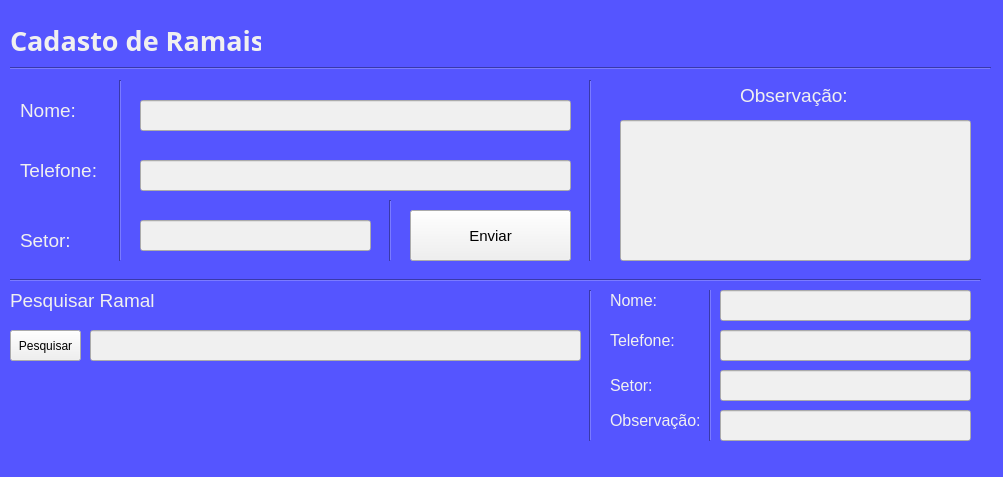
<?xml version="1.0" encoding="UTF-8"?>
<ui version="4.0">
 <class>MainWindow</class>
 <widget class="QMainWindow" name="MainWindow">
  <property name="geometry">
   <rect>
    <x>0</x>
    <y>0</y>
    <width>1003</width>
    <height>477</height>
   </rect>
  </property>
  <property name="windowTitle">
   <string>MainWindow</string>
  </property>
  <property name="styleSheet">
   <string notr="true">background-color: rgb(85, 85, 255);</string>
  </property>
  <widget class="QWidget" name="centralwidget">
   <widget class="QLabel" name="label">
    <property name="geometry">
     <rect>
      <x>10</x>
      <y>10</y>
      <width>251</width>
      <height>61</height>
     </rect>
    </property>
    <property name="font">
     <font>
      <family>Bahnschrift SemiBold SemiConden</family>
      <pointsize>20</pointsize>
      <weight>75</weight>
      <bold>true</bold>
     </font>
    </property>
    <property name="styleSheet">
     <string notr="true">color: rgb(240, 240, 240);</string>
    </property>
    <property name="text">
     <string>Cadasto de Ramais</string>
    </property>
   </widget>
   <widget class="QLabel" name="label_2">
    <property name="geometry">
     <rect>
      <x>20</x>
      <y>80</y>
      <width>71</width>
      <height>61</height>
     </rect>
    </property>
    <property name="font">
     <font>
      <pointsize>14</pointsize>
     </font>
    </property>
    <property name="styleSheet">
     <string notr="true">color: rgb(240, 240, 240);</string>
    </property>
    <property name="text">
     <string>Nome:</string>
    </property>
   </widget>
   <widget class="Line" name="line">
    <property name="geometry">
     <rect>
      <x>10</x>
      <y>60</y>
      <width>981</width>
      <height>16</height>
     </rect>
    </property>
    <property name="styleSheet">
     <string notr="true"/>
    </property>
    <property name="orientation">
     <enum>Qt::Horizontal</enum>
    </property>
   </widget>
   <widget class="QLabel" name="label_3">
    <property name="geometry">
     <rect>
      <x>20</x>
      <y>140</y>
      <width>101</width>
      <height>61</height>
     </rect>
    </property>
    <property name="font">
     <font>
      <pointsize>14</pointsize>
     </font>
    </property>
    <property name="styleSheet">
     <string notr="true">color: rgb(240, 240, 240);</string>
    </property>
    <property name="text">
     <string>Telefone:</string>
    </property>
   </widget>
   <widget class="QLabel" name="label_4">
    <property name="geometry">
     <rect>
      <x>20</x>
      <y>210</y>
      <width>101</width>
      <height>61</height>
     </rect>
    </property>
    <property name="font">
     <font>
      <pointsize>14</pointsize>
     </font>
    </property>
    <property name="styleSheet">
     <string notr="true">color: rgb(240, 240, 240);</string>
    </property>
    <property name="text">
     <string>Setor:</string>
    </property>
   </widget>
   <widget class="Line" name="line_2">
    <property name="geometry">
     <rect>
      <x>110</x>
      <y>80</y>
      <width>20</width>
      <height>181</height>
     </rect>
    </property>
    <property name="orientation">
     <enum>Qt::Vertical</enum>
    </property>
   </widget>
   <widget class="Line" name="line_3">
    <property name="geometry">
     <rect>
      <x>10</x>
      <y>270</y>
      <width>971</width>
      <height>20</height>
     </rect>
    </property>
    <property name="orientation">
     <enum>Qt::Horizontal</enum>
    </property>
   </widget>
   <widget class="QLabel" name="label_5">
    <property name="geometry">
     <rect>
      <x>740</x>
      <y>80</y>
      <width>141</width>
      <height>31</height>
     </rect>
    </property>
    <property name="font">
     <font>
      <pointsize>14</pointsize>
     </font>
    </property>
    <property name="styleSheet">
     <string notr="true">color: rgb(240, 240, 240);</string>
    </property>
    <property name="text">
     <string>Observação:</string>
    </property>
   </widget>
   <widget class="Line" name="line_4">
    <property name="geometry">
     <rect>
      <x>580</x>
      <y>80</y>
      <width>20</width>
      <height>181</height>
     </rect>
    </property>
    <property name="orientation">
     <enum>Qt::Vertical</enum>
    </property>
   </widget>
   <widget class="QPushButton" name="pushButton">
    <property name="geometry">
     <rect>
      <x>410</x>
      <y>210</y>
      <width>161</width>
      <height>51</height>
     </rect>
    </property>
    <property name="font">
     <font>
      <pointsize>11</pointsize>
     </font>
    </property>
    <property name="styleSheet">
     <string notr="true">background-color: rgb(240, 240, 240);</string>
    </property>
    <property name="text">
     <string>Enviar</string>
    </property>
   </widget>
   <widget class="Line" name="line_5">
    <property name="geometry">
     <rect>
      <x>380</x>
      <y>200</y>
      <width>20</width>
      <height>61</height>
     </rect>
    </property>
    <property name="orientation">
     <enum>Qt::Vertical</enum>
    </property>
   </widget>
   <widget class="QLineEdit" name="lineEdit">
    <property name="geometry">
     <rect>
      <x>140</x>
      <y>100</y>
      <width>431</width>
      <height>31</height>
     </rect>
    </property>
    <property name="styleSheet">
     <string notr="true">background-color: rgb(240, 240, 240);</string>
    </property>
   </widget>
   <widget class="QLineEdit" name="lineEdit_2">
    <property name="geometry">
     <rect>
      <x>140</x>
      <y>160</y>
      <width>431</width>
      <height>31</height>
     </rect>
    </property>
    <property name="styleSheet">
     <string notr="true">background-color: rgb(240, 240, 240);</string>
    </property>
   </widget>
   <widget class="QLineEdit" name="lineEdit_3">
    <property name="geometry">
     <rect>
      <x>620</x>
      <y>120</y>
      <width>351</width>
      <height>141</height>
     </rect>
    </property>
    <property name="styleSheet">
     <string notr="true">background-color: rgb(240, 240, 240);</string>
    </property>
   </widget>
   <widget class="QLineEdit" name="lineEdit_4">
    <property name="geometry">
     <rect>
      <x>140</x>
      <y>220</y>
      <width>231</width>
      <height>31</height>
     </rect>
    </property>
    <property name="styleSheet">
     <string notr="true">background-color: rgb(240, 240, 240);</string>
    </property>
   </widget>
   <widget class="QPushButton" name="pushButton_2">
    <property name="geometry">
     <rect>
      <x>10</x>
      <y>330</y>
      <width>71</width>
      <height>31</height>
     </rect>
    </property>
    <property name="styleSheet">
     <string notr="true">background-color: rgb(240, 240, 240);</string>
    </property>
    <property name="text">
     <string>Pesquisar</string>
    </property>
   </widget>
   <widget class="QLineEdit" name="lineEdit_5">
    <property name="geometry">
     <rect>
      <x>90</x>
      <y>330</y>
      <width>491</width>
      <height>31</height>
     </rect>
    </property>
    <property name="styleSheet">
     <string notr="true">background-color: rgb(240, 240, 240);</string>
    </property>
   </widget>
   <widget class="QLabel" name="label_6">
    <property name="geometry">
     <rect>
      <x>10</x>
      <y>290</y>
      <width>161</width>
      <height>21</height>
     </rect>
    </property>
    <property name="font">
     <font>
      <pointsize>14</pointsize>
     </font>
    </property>
    <property name="styleSheet">
     <string notr="true">color: rgb(240, 240, 240);</string>
    </property>
    <property name="text">
     <string>Pesquisar Ramal</string>
    </property>
   </widget>
   <widget class="QLabel" name="label_11">
    <property name="geometry">
     <rect>
      <x>610</x>
      <y>290</y>
      <width>61</width>
      <height>21</height>
     </rect>
    </property>
    <property name="font">
     <font>
      <pointsize>12</pointsize>
     </font>
    </property>
    <property name="styleSheet">
     <string notr="true">color: rgb(240, 240, 240);</string>
    </property>
    <property name="text">
     <string>Nome:</string>
    </property>
   </widget>
   <widget class="QLabel" name="label_12">
    <property name="geometry">
     <rect>
      <x>610</x>
      <y>330</y>
      <width>81</width>
      <height>21</height>
     </rect>
    </property>
    <property name="font">
     <font>
      <pointsize>12</pointsize>
     </font>
    </property>
    <property name="styleSheet">
     <string notr="true">color: rgb(240, 240, 240);</string>
    </property>
    <property name="text">
     <string>Telefone:</string>
    </property>
   </widget>
   <widget class="QLabel" name="label_13">
    <property name="geometry">
     <rect>
      <x>610</x>
      <y>370</y>
      <width>61</width>
      <height>31</height>
     </rect>
    </property>
    <property name="font">
     <font>
      <pointsize>12</pointsize>
     </font>
    </property>
    <property name="styleSheet">
     <string notr="true">color: rgb(240, 240, 240);</string>
    </property>
    <property name="text">
     <string>Setor:</string>
    </property>
   </widget>
   <widget class="QLabel" name="label_14">
    <property name="geometry">
     <rect>
      <x>610</x>
      <y>410</y>
      <width>91</width>
      <height>20</height>
     </rect>
    </property>
    <property name="font">
     <font>
      <pointsize>12</pointsize>
     </font>
    </property>
    <property name="styleSheet">
     <string notr="true">color: rgb(240, 240, 240);</string>
    </property>
    <property name="text">
     <string>Observação:</string>
    </property>
   </widget>
   <widget class="Line" name="line_6">
    <property name="geometry">
     <rect>
      <x>580</x>
      <y>290</y>
      <width>20</width>
      <height>151</height>
     </rect>
    </property>
    <property name="orientation">
     <enum>Qt::Vertical</enum>
    </property>
   </widget>
   <widget class="Line" name="line_7">
    <property name="geometry">
     <rect>
      <x>700</x>
      <y>280</y>
      <width>20</width>
      <height>161</height>
     </rect>
    </property>
    <property name="orientation">
     <enum>Qt::Vertical</enum>
    </property>
   </widget>
   <widget class="QLineEdit" name="lineEdit_6">
    <property name="geometry">
     <rect>
      <x>720</x>
      <y>290</y>
      <width>251</width>
      <height>31</height>
     </rect>
    </property>
    <property name="styleSheet">
     <string notr="true">background-color: rgb(240, 240, 240);</string>
    </property>
   </widget>
   <widget class="QLineEdit" name="lineEdit_7">
    <property name="geometry">
     <rect>
      <x>720</x>
      <y>330</y>
      <width>251</width>
      <height>31</height>
     </rect>
    </property>
    <property name="styleSheet">
     <string notr="true">background-color: rgb(240, 240, 240);</string>
    </property>
   </widget>
   <widget class="QLineEdit" name="lineEdit_8">
    <property name="geometry">
     <rect>
      <x>720</x>
      <y>370</y>
      <width>251</width>
      <height>31</height>
     </rect>
    </property>
    <property name="styleSheet">
     <string notr="true">background-color: rgb(240, 240, 240);</string>
    </property>
   </widget>
   <widget class="QLineEdit" name="lineEdit_9">
    <property name="geometry">
     <rect>
      <x>720</x>
      <y>410</y>
      <width>251</width>
      <height>31</height>
     </rect>
    </property>
    <property name="styleSheet">
     <string notr="true">background-color: rgb(240, 240, 240);</string>
    </property>
   </widget>
   <zorder>line_7</zorder>
   <zorder>label</zorder>
   <zorder>label_2</zorder>
   <zorder>line</zorder>
   <zorder>label_3</zorder>
   <zorder>label_4</zorder>
   <zorder>line_2</zorder>
   <zorder>line_3</zorder>
   <zorder>label_5</zorder>
   <zorder>line_4</zorder>
   <zorder>pushButton</zorder>
   <zorder>line_5</zorder>
   <zorder>lineEdit</zorder>
   <zorder>lineEdit_2</zorder>
   <zorder>lineEdit_3</zorder>
   <zorder>lineEdit_4</zorder>
   <zorder>pushButton_2</zorder>
   <zorder>label_6</zorder>
   <zorder>label_11</zorder>
   <zorder>label_12</zorder>
   <zorder>label_13</zorder>
   <zorder>label_14</zorder>
   <zorder>line_6</zorder>
   <zorder>lineEdit_5</zorder>
   <zorder>lineEdit_6</zorder>
   <zorder>lineEdit_7</zorder>
   <zorder>lineEdit_8</zorder>
   <zorder>lineEdit_9</zorder>
  </widget>
  <widget class="QStatusBar" name="statusBar"/>
 </widget>
 <resources/>
 <connections/>
</ui>
